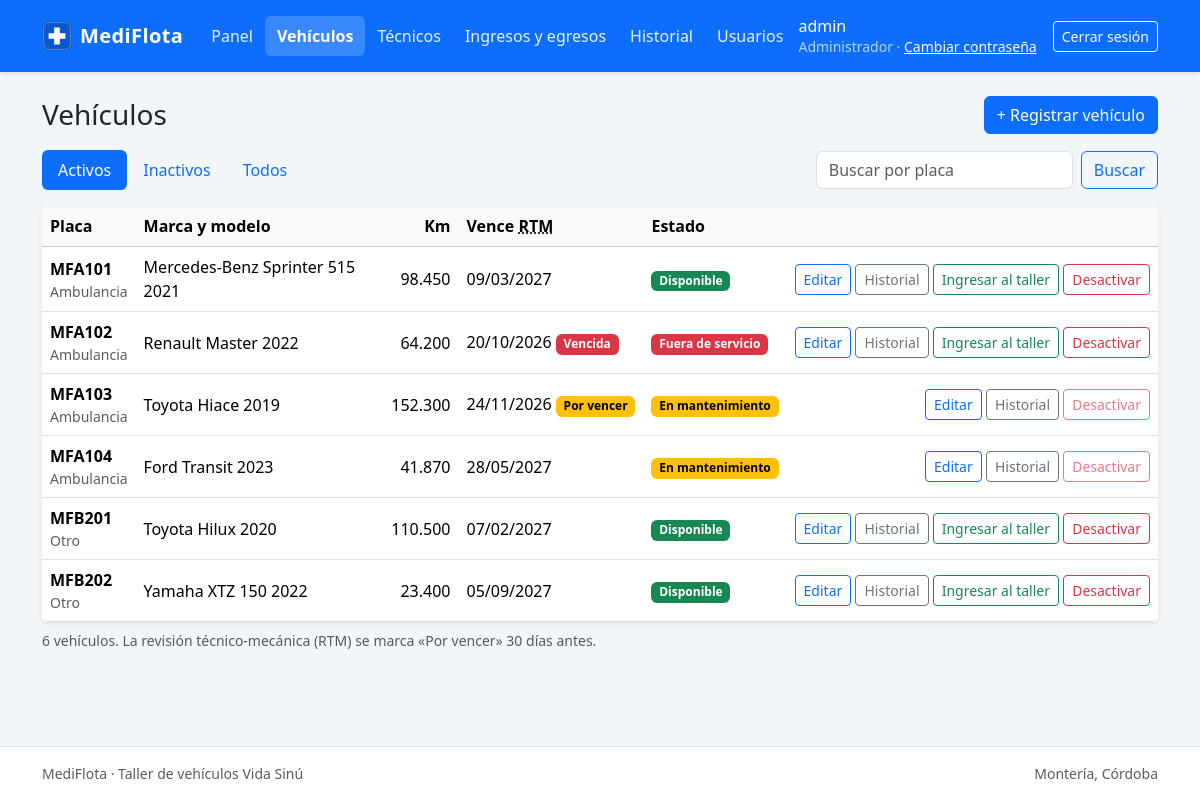
Screenshot of /modules/vehiculos/index.php (signed in) with the database file from the repository.
### tables this page shows
CREATE TABLE usuario (
  id_usuario     INT          NOT NULL AUTO_INCREMENT,
  usuario        VARCHAR(50)  NOT NULL,
  password_hash  VARCHAR(255) NOT NULL,
  perfil         ENUM('administrador','tecnico') NOT NULL,
  id_tecnico     INT          NULL,
  activo         TINYINT(1)   NOT NULL DEFAULT 1,
  PRIMARY KEY (id_usuario),
  UNIQUE KEY uq_usuario_usuario (usuario),
  UNIQUE KEY uq_usuario_id_tecnico (id_tecnico),
  CONSTRAINT fk_usuario_tecnico
    FOREIGN KEY (id_tecnico) REFERENCES tecnico (id_tecnico),
  CONSTRAINT chk_usuario_perfil_tecnico
    CHECK (perfil <> 'tecnico' OR id_tecnico IS NOT NULL)
);

CREATE TABLE vehiculo (
  id_vehiculo      INT         NOT NULL AUTO_INCREMENT,
  placa            VARCHAR(10) NOT NULL,
  tipo             ENUM('ambulancia','otro') NOT NULL,
  marca            VARCHAR(50) NOT NULL,
  modelo           VARCHAR(50) NOT NULL,
  kilometraje      INT         NOT NULL DEFAULT 0,
  vencimiento_rtm  DATE        NOT NULL,
  estado           ENUM('disponible','en_mantenimiento','fuera_servicio')
                               NOT NULL DEFAULT 'disponible',
  activo           TINYINT(1)  NOT NULL DEFAULT 1,
  PRIMARY KEY (id_vehiculo),
  UNIQUE KEY uq_vehiculo_placa (placa),
  KEY idx_vehiculo_estado (estado),
  CONSTRAINT chk_vehiculo_kilometraje CHECK (kilometraje >= 0)
);

### includes/sesion.php (called while the page is built, shortened)
<?php
require_once __DIR__ . '/../config/database.php';
require_once __DIR__ . '/funciones.php';
function usuario_actual(): ?array
{
    return $_SESSION['usuario'] ?? null;
}
function requiere_login(): void
{
    $u = usuario_actual();
    $stmt = db()->prepare(
        'SELECT u.perfil, COALESCE(t.nombre, u.usuario) AS nombre
           FROM usuario u
           LEFT JOIN tecnico t ON t.id_tecnico = u.id_tecnico
          WHERE u.id_usuario = ?
            AND u.activo = 1
            AND (u.id_tecnico IS NULL OR t.activo = 1)'
    );
    $stmt->execute([$u['id_usuario']]);
}
function requiere_perfil(string ...$perfiles): void
{
    requiere_login();
}
    ?>

### config/database.php (called while the page is built, shortened)
<?php
function db(): PDO
{
    static $pdo = null;
    if ($pdo === null) {
        $dsn = sprintf('mysql:host=%s;port=%d;dbname=%s;charset=utf8mb4', DB_HOST, DB_PORT, DB_NAME);
        try {
            $pdo = new PDO($dsn, DB_USER, DB_PASS, [
                PDO::ATTR_ERRMODE            => PDO::ERRMODE_EXCEPTION,
                PDO::ATTR_DEFAULT_FETCH_MODE => PDO::FETCH_ASSOC,
                PDO::ATTR_EMULATE_PREPARES   => false,
            ]);
        } catch (PDOException $e) {
            error_log('MediFlota - error de conexión: ' . $e->getMessage());
            http_response_code(500);
            exit('No se pudo conectar con la base de datos. Verifica que MySQL esté iniciado en XAMPP.');
        }
    }
    return $pdo;
}

### includes/menu.php (called while the page is built, shortened)
<?php
require_once __DIR__ . '/sesion.php';
function menu_del_usuario(): array
{
    $perfil = usuario_actual()['perfil'] ?? null;
    $pagina = $_SERVER['SCRIPT_NAME'] ?? '';
    $opciones = [];
    foreach (MENU_PRINCIPAL as $opcion) {
        $opcion['disponible'] = is_file(__DIR__ . '/../' . $opcion['ruta'] . 'index.php');
        $opcion['actual']     = stripos($pagina, url($opcion['ruta'])) === 0;
        $opciones[] = $opcion;
    }
    return $opciones;
}
function nombre_perfil(?string $perfil): string
{
    return ['administrador' => 'Administrador', 'tecnico' => 'Técnico'][$perfil] ?? (string) $perfil;
}

### modules/vehiculos/logica.php (called while the page is built, shortened)
<?php
require_once __DIR__ . '/../../config/database.php';
require_once __DIR__ . '/../../includes/funciones.php';
function listar_vehiculos(string $placa = '', string $filtro = 'activos'): array
{
    $sql = 'SELECT id_vehiculo, placa, tipo, marca, modelo, kilometraje, vencimiento_rtm, estado, activo
              FROM vehiculo
             WHERE 1 = 1';
    $parametros = [];
    $placa = preg_replace('/[^A-Z0-9]/', '', normalizar_placa($placa));
    if ($filtro === 'activos') {
        $sql .= ' AND activo = 1';
    } elseif ($filtro === 'inactivos') {
        $sql .= ' AND activo = 0';
    }
    $sql .= ' ORDER BY placa';
    $stmt = db()->prepare($sql);
    $stmt->execute($parametros);
    return $stmt->fetchAll();
}
function normalizar_placa(string $placa): string
{
    return strtoupper(preg_replace('/[\s\-]+/', '', $placa));
}

### modules/vehiculos/index.php (the view, shortened to what this page needs)
<?php
require_once __DIR__ . '/../../includes/sesion.php';
require_once __DIR__ . '/logica.php';
requiere_perfil('administrador');
$filtros = ['activos' => 'Activos', 'inactivos' => 'Inactivos', 'todos' => 'Todos'];
$filtro  = $_GET['filtro'] ?? 'activos';
$busqueda = is_string($_GET['q'] ?? null) ? trim($_GET['q']) : '';
function url_listado(string $filtro, string $busqueda): string
{
    $parametros = array_filter(['q' => $busqueda, 'filtro' => $filtro === 'activos' ? '' : $filtro]);
    return 'modules/vehiculos/' . ($parametros ? '?' . http_build_query($parametros) : '');
}
$vehiculos = listar_vehiculos($busqueda, $filtro);
require __DIR__ . '/../../includes/header.php';
?>
<div class="d-flex justify-content-between align-items-center flex-wrap gap-2 mb-3">
    <h1 class="h3 mb-0">Vehículos</h1>
    <a href="<?= e(url('modules/vehiculos/formulario.php')) ?>" class="btn btn-primary">+ Registrar vehículo</a>
</div>
<div class="d-flex justify-content-between align-items-center flex-wrap gap-3 mb-3">
    <ul class="nav nav-pills">
        <?php foreach ($filtros as $clave => $texto): ?>
            <li class="nav-item">
                <a class="nav-link <?= $clave === $filtro ? 'active' : '' ?>"
                   href="<?= e(url(url_listado($clave, $busqueda))) ?>"><?= e($texto) ?></a>
            </li>
        <?php endforeach; ?>
    </ul>
    <form method="get" action="<?= e(url('modules/vehiculos/')) ?>" class="d-flex gap-2" role="search">
        <input type="search" name="q" class="form-control" placeholder="Buscar por placa"
               value="<?= e($busqueda) ?>" maxlength="10" aria-label="Buscar por placa">
        <button type="submit" class="btn btn-outline-primary">Buscar</button>
    </form>
</div>
<?php if (!$vehiculos): ?>
    <div class="alert alert-info">
        <?= $busqueda !== '' ? 'Ningún vehículo coincide con la placa «' . e($busqueda) . '».' : 'No hay vehículos para mostrar.' ?>
    </div>
<?php else: ?>
    <div class="table-responsive bg-white rounded shadow-sm">
        <table class="table table-hover align-middle mb-0">
            <thead class="table-light">
                <tr>
                    <th>Placa</th>
                    <th>Marca y modelo</th>
                    <th class="text-end">Km</th>
                    <th class="text-nowrap">Vence <abbr title="Revisión técnico-mecánica">RTM</abbr></th>
                    <th>Estado</th>
                    <th></th>
                </tr>
            </thead>
            <tbody>
            <?php foreach ($vehiculos as $v): $activo = (int) $v['activo'] === 1; ?>
                <tr class="<?= $activo ? '' : 'text-muted' ?>">
                    <td>
                        <strong><?= e($v['placa']) ?></strong>
                        <div class="small text-muted"><?= e(TIPOS_VEHICULO[$v['tipo']]) ?></div>
                    </td>
                    <td><?= e($v['marca'] . ' ' . $v['modelo']) ?></td>
                    <td class="text-end text-nowrap"><?= e(formato_numero($v['kilometraje'])) ?></td>
                    <td class="text-nowrap"><?= etiqueta_rtm($v['vencimiento_rtm']) ?></td>
                    <td class="text-nowrap">
                        <?= etiqueta_estado_vehiculo($v['estado']) ?>
                    </td>
                    <td class="text-end text-nowrap">
                        <a class="btn btn-sm btn-outline-primary"
                           href="<?= e(url('modules/vehiculos/formulario.php?id=' . $v['id_vehiculo'])) ?>">Editar</a>
                        <a class="btn btn-sm btn-outline-secondary"
                           href="<?= e(url('modules/historial/?id_vehiculo=' . $v['id_vehiculo'])) ?>">Historial</a>
                        <?php if ($activo && $v['estado'] !== 'en_mantenimiento'): ?>
                            <a class="btn btn-sm btn-outline-success"
                               href="<?= e(url('modules/ingresos/nuevo.php?id_vehiculo=' . $v['id_vehiculo'])) ?>">Ingresar al taller</a>
                        <?php endif; ?>
                        <form method="post" class="d-inline"
                              action="<?= e(url(url_listado($filtro, $busqueda))) ?>"
                              <?php if ($activo): ?>
                                  data-confirmar="<?= e('¿Desactivar el vehículo ' . $v['placa'] . '? Su historial no se borra.') ?>"
                                  onsubmit="return confirm(this.dataset.confirmar);"
                              <?php endif; ?>>
                            <?php if (!$activo): ?>
                                <button type="submit" name="accion" value="activar" class="btn btn-sm btn-outline-secondary">Activar</button>
                            <?php elseif ($v['estado'] === 'en_mantenimiento'): ?>
                                <button type="button" class="btn btn-sm btn-outline-danger" disabled
                                        title="Está en el taller: registra su egreso antes de desactivarlo">Desactivar</button>
                            <?php else: ?>
                                <button type="submit" name="accion" value="desactivar" class="btn btn-sm btn-outline-danger">Desactivar</button>
                            <?php endif; ?>
                        </form>
                    </td>
                </tr>
            <?php endforeach; ?>
            </tbody>
        </table>
    </div>
    <p class="small text-muted mt-2 mb-0">
        <?= count($vehiculos) === 1 ? '1 vehículo' : count($vehiculos) . ' vehículos' ?>.
        La revisión técnico-mecánica (RTM) se marca «Por vencer» <?= DIAS_AVISO_RTM ?> días antes.
    </p>
<?php endif; ?>
<?php require __DIR__ . '/../../includes/footer.php'; ?>

### includes/header.php (shortened to what this page needs)
<?php
require_once __DIR__ . '/sesion.php';
require_once __DIR__ . '/menu.php';
$encabezadoUsuario = usuario_actual();
$encabezadoCss     = 'assets/css/estilos.css';
?>
<!doctype html>
<html lang="es">
<head>
    <link rel="stylesheet" href="<?= e(url('assets/vendor/bootstrap/bootstrap.min.css')) ?>"
>
    <link rel="stylesheet" href="<?= e(url($encabezadoCss) . '?v=' . filemtime(__DIR__ . '/../' . $encabezadoCss)) ?>">
</head>
<body class="d-flex flex-column min-vh-100">
<nav class="navbar navbar-expand-lg navbar-dark bg-primary shadow-sm mb-4">
    <div class="container">
        <a class="navbar-brand d-flex align-items-center gap-2" href="<?= e(url('inicio.php')) ?>">
            <img src="<?= e(url('assets/img/logo.svg')) ?>" width="30" height="30" alt="">
            MediFlota
        </a>
        <div class="collapse navbar-collapse" id="menu-principal">
            <ul class="navbar-nav me-auto">
                <?php foreach (menu_del_usuario() as $opcion): ?>
                    <li class="nav-item">
                        <?php if ($opcion['disponible']): ?>
                            <a class="nav-link<?= $opcion['actual'] ? ' active' : '' ?>"
                               <?= $opcion['actual'] ? 'aria-current="page"' : '' ?>
                               href="<?= e(url($opcion['ruta'])) ?>"><?= e($opcion['titulo']) ?></a>
                        <?php else: ?>
                            <span class="nav-link disabled" title="En construcción"><?= e($opcion['titulo']) ?></span>
                        <?php endif; ?>
                    </li>
                <?php endforeach; ?>
            </ul>
            <div class="d-flex align-items-center gap-3 py-2 py-lg-0">
                <span class="navbar-text lh-sm">
                    <span class="text-white"><?= e($encabezadoUsuario['nombre']) ?></span><br>
                    <small><?= e(nombre_perfil($encabezadoUsuario['perfil'])) ?> ·
                        <a href="<?= e(url('cambiar_clave.php')) ?>" class="link-light">Cambiar contraseña</a></small>
                </span>
                <a class="btn btn-outline-light btn-sm" href="<?= e(url('logout.php')) ?>">Cerrar sesión</a>
            </div>
        </div>
    </div>
</nav>
<main class="container pb-5 flex-grow-1">

### includes/funciones.php (shortened to what this page needs)
<?php
function e($valor): string
{
    return htmlspecialchars((string) $valor, ENT_QUOTES, 'UTF-8');
}
function url(string $ruta = ''): string
{
    return BASE_URL . '/' . ltrim($ruta, '/');
}
function formato_numero($numero, int $decimales = 0): string
{
    return number_format((float) $numero, $decimales, ',', '.');
}
function etiqueta_estado_vehiculo(string $estado): string
{
    $info = ESTADOS_VEHICULO[$estado] ?? ['texto' => $estado, 'color' => 'text-bg-secondary'];
    return '<span class="badge ' . $info['color'] . '">' . e($info['texto']) . '</span>';
}
function formato_fecha(?string $fecha): string
{
    return $fecha === null || $fecha === '' ? '' : date('d/m/Y', strtotime($fecha));
}
function estado_rtm(string $vencimiento): string
{
    $hoy = date('Y-m-d');
    if ($vencimiento < $hoy) {
        return 'vencida';
    }
    return $vencimiento <= date('Y-m-d', strtotime('+' . DIAS_AVISO_RTM . ' days')) ? 'por_vencer' : 'vigente';
}
function etiqueta_rtm(string $vencimiento): string
{
    $html = e(formato_fecha($vencimiento));
    switch (estado_rtm($vencimiento)) {
        case 'vencida':
            return $html . ' <span class="badge text-bg-danger">Vencida</span>';
        case 'por_vencer':
            return $html . ' <span class="badge text-bg-warning">Por vencer</span>';
        default:
            return $html;
    }
}

### assets/css/estilos.css (style rules this page uses)
:root { --mf-fondo: #f3f6f9; --mf-borde: #dee2e6; --mf-azul-oscuro: #0a3d8f; }
body { background-color: var(--mf-fondo); }
.navbar-brand { font-weight: 600; letter-spacing: .02em; }
.navbar-dark { --bs-navbar-color: rgba(255, 255, 255, .9); --bs-navbar-hover-color: #fff; --bs-navbar-active-color: #fff; --bs-navbar-disabled-color: rgba(255, 255, 255, .45); }
.navbar-dark .nav-link { border-radius: .375rem; }
.navbar-dark .nav-link.active { font-weight: 600; background-color: rgba(255, 255, 255, .18); }
@media (min-width: 992px) { .navbar-dark .nav-link { padding-left: .75rem !important; padding-right: .75rem !important; } }
.navbar-text small { color: rgba(255, 255, 255, .7); }

### rows the page displays
usuario: perfil "Administrador"
vehiculo: placa "MFA101", tipo "Ambulancia", marca+modelo "Mercedes-Benz Sprinter 515 2021", kilometraje "98.450", vencimiento_rtm "09/03/2027", estado "Disponible", activo "Desactivar"
vehiculo: placa "MFA102", tipo "Ambulancia", marca+modelo "Renault Master 2022", kilometraje "64.200", vencimiento_rtm "20/10/2026", estado "Fuera de servicio", activo "Desactivar"
vehiculo: placa "MFA103", tipo "Ambulancia", marca+modelo "Toyota Hiace 2019", kilometraje "152.300", vencimiento_rtm "24/11/2026", estado "En mantenimiento", activo "Desactivar"
vehiculo: placa "MFA104", tipo "Ambulancia", marca+modelo "Ford Transit 2023", kilometraje "41.870", vencimiento_rtm "28/05/2027", estado "En mantenimiento", activo "Desactivar"
vehiculo: placa "MFB201", tipo "Otro", marca+modelo "Toyota Hilux 2020", kilometraje "110.500", vencimiento_rtm "07/02/2027", estado "Disponible", activo "Desactivar"
vehiculo: placa "MFB202", tipo "Otro", marca+modelo "Yamaha XTZ 150 2022", kilometraje "23.400", vencimiento_rtm "05/09/2027", estado "Disponible", activo "Desactivar"

### other values shown
$opcion['titulo'] "Panel"
$opcion['titulo'] "Vehículos"
$opcion['titulo'] "Técnicos"
$opcion['titulo'] "Ingresos y egresos"
$opcion['titulo'] "Historial"
$opcion['titulo'] "Usuarios"
$encabezadoUsuario['nombre'] "admin"
$texto "Activos"
$texto "Inactivos"
$texto "Todos"
count($vehiculos) "6"
DIAS_AVISO_RTM "30"
